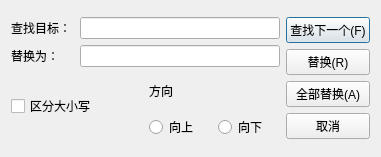
<?xml version="1.0" encoding="UTF-8"?>
<ui version="4.0">
 <class>ReplaceDialog</class>
 <widget class="QDialog" name="ReplaceDialog">
  <property name="geometry">
   <rect>
    <x>0</x>
    <y>0</y>
    <width>381</width>
    <height>157</height>
   </rect>
  </property>
  <property name="sizePolicy">
   <sizepolicy hsizetype="Fixed" vsizetype="Fixed">
    <horstretch>0</horstretch>
    <verstretch>0</verstretch>
   </sizepolicy>
  </property>
  <property name="minimumSize">
   <size>
    <width>381</width>
    <height>157</height>
   </size>
  </property>
  <property name="maximumSize">
   <size>
    <width>381</width>
    <height>157</height>
   </size>
  </property>
  <property name="windowTitle">
   <string>Dialog</string>
  </property>
  <layout class="QGridLayout" name="gridLayout">
   <item row="0" column="0">
    <layout class="QVBoxLayout" name="verticalLayout_3">
     <item>
      <layout class="QVBoxLayout" name="verticalLayout_2">
       <item>
        <layout class="QHBoxLayout" name="horizontalLayout_4">
         <item>
          <widget class="QLabel" name="label_2">
           <property name="text">
            <string>查找目标：</string>
           </property>
          </widget>
         </item>
         <item>
          <widget class="QLineEdit" name="searchText">
           <property name="maximumSize">
            <size>
             <width>200</width>
             <height>16777215</height>
            </size>
           </property>
          </widget>
         </item>
        </layout>
       </item>
       <item>
        <layout class="QHBoxLayout" name="horizontalLayout_2">
         <item>
          <widget class="QLabel" name="label_3">
           <property name="text">
            <string>替换为：</string>
           </property>
          </widget>
         </item>
         <item>
          <widget class="QLineEdit" name="targetText">
           <property name="maximumSize">
            <size>
             <width>200</width>
             <height>16777215</height>
            </size>
           </property>
          </widget>
         </item>
        </layout>
       </item>
      </layout>
     </item>
     <item>
      <layout class="QHBoxLayout" name="horizontalLayout_3">
       <item>
        <widget class="QCheckBox" name="cbCaseSensitive">
         <property name="text">
          <string>区分大小写</string>
         </property>
        </widget>
       </item>
       <item>
        <layout class="QVBoxLayout" name="verticalLayout">
         <item>
          <widget class="QLabel" name="label">
           <property name="minimumSize">
            <size>
             <width>0</width>
             <height>0</height>
            </size>
           </property>
           <property name="text">
            <string>方向</string>
           </property>
          </widget>
         </item>
         <item>
          <layout class="QHBoxLayout" name="horizontalLayout">
           <item>
            <widget class="QRadioButton" name="rbUp">
             <property name="minimumSize">
              <size>
               <width>0</width>
               <height>0</height>
              </size>
             </property>
             <property name="text">
              <string>向上</string>
             </property>
             <property name="iconSize">
              <size>
               <width>20</width>
               <height>20</height>
              </size>
             </property>
            </widget>
           </item>
           <item>
            <widget class="QRadioButton" name="rbDown">
             <property name="minimumSize">
              <size>
               <width>0</width>
               <height>0</height>
              </size>
             </property>
             <property name="text">
              <string>向下</string>
             </property>
             <property name="iconSize">
              <size>
               <width>20</width>
               <height>20</height>
              </size>
             </property>
            </widget>
           </item>
          </layout>
         </item>
        </layout>
       </item>
      </layout>
     </item>
    </layout>
   </item>
   <item row="0" column="1">
    <layout class="QVBoxLayout" name="verticalLayout_4">
     <item>
      <widget class="QPushButton" name="btnFindNext">
       <property name="text">
        <string>查找下一个(F)</string>
       </property>
      </widget>
     </item>
     <item>
      <widget class="QPushButton" name="btnReplace">
       <property name="text">
        <string>替换(R)</string>
       </property>
      </widget>
     </item>
     <item>
      <widget class="QPushButton" name="btnReplaceAll">
       <property name="text">
        <string>全部替换(A)</string>
       </property>
      </widget>
     </item>
     <item>
      <widget class="QPushButton" name="btnCancel">
       <property name="text">
        <string>取消</string>
       </property>
      </widget>
     </item>
    </layout>
   </item>
  </layout>
 </widget>
 <resources/>
 <connections/>
</ui>
